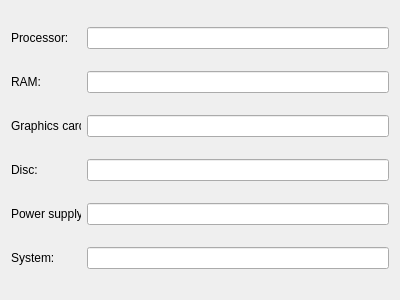
<?xml version="1.0" encoding="UTF-8"?>
<ui version="4.0">
 <class>AddEditComputerWidget</class>
 <widget class="QWidget" name="AddEditComputerWidget">
  <property name="geometry">
   <rect>
    <x>0</x>
    <y>0</y>
    <width>400</width>
    <height>300</height>
   </rect>
  </property>
  <property name="windowTitle">
   <string>XKOMX</string>
  </property>
  <layout class="QVBoxLayout" name="verticalLayout">
   <item>
    <layout class="QHBoxLayout" name="horizontalLayout">
     <item>
      <widget class="QLabel" name="lbProcessor">
       <property name="minimumSize">
        <size>
         <width>70</width>
         <height>0</height>
        </size>
       </property>
       <property name="maximumSize">
        <size>
         <width>70</width>
         <height>16777215</height>
        </size>
       </property>
       <property name="text">
        <string>Processor:</string>
       </property>
      </widget>
     </item>
     <item>
      <widget class="QLineEdit" name="leProcessor"/>
     </item>
    </layout>
   </item>
   <item>
    <layout class="QHBoxLayout" name="horizontalLayout_6">
     <item>
      <widget class="QLabel" name="lbRam">
       <property name="minimumSize">
        <size>
         <width>70</width>
         <height>0</height>
        </size>
       </property>
       <property name="maximumSize">
        <size>
         <width>70</width>
         <height>16777215</height>
        </size>
       </property>
       <property name="text">
        <string>RAM:</string>
       </property>
      </widget>
     </item>
     <item>
      <widget class="QLineEdit" name="leRam"/>
     </item>
    </layout>
   </item>
   <item>
    <layout class="QHBoxLayout" name="horizontalLayout_5">
     <item>
      <widget class="QLabel" name="lbGraphicsCard">
       <property name="minimumSize">
        <size>
         <width>70</width>
         <height>0</height>
        </size>
       </property>
       <property name="maximumSize">
        <size>
         <width>70</width>
         <height>16777215</height>
        </size>
       </property>
       <property name="text">
        <string>Graphics card:</string>
       </property>
      </widget>
     </item>
     <item>
      <widget class="QLineEdit" name="leGraphicsCard"/>
     </item>
    </layout>
   </item>
   <item>
    <layout class="QHBoxLayout" name="horizontalLayout_2">
     <item>
      <widget class="QLabel" name="lbDisc">
       <property name="minimumSize">
        <size>
         <width>70</width>
         <height>0</height>
        </size>
       </property>
       <property name="maximumSize">
        <size>
         <width>70</width>
         <height>16777215</height>
        </size>
       </property>
       <property name="text">
        <string>Disc:</string>
       </property>
      </widget>
     </item>
     <item>
      <widget class="QLineEdit" name="leDisc"/>
     </item>
    </layout>
   </item>
   <item>
    <layout class="QHBoxLayout" name="horizontalLayout_4">
     <item>
      <widget class="QLabel" name="lbPowerSupply">
       <property name="minimumSize">
        <size>
         <width>70</width>
         <height>0</height>
        </size>
       </property>
       <property name="maximumSize">
        <size>
         <width>70</width>
         <height>16777215</height>
        </size>
       </property>
       <property name="text">
        <string>Power supply:</string>
       </property>
      </widget>
     </item>
     <item>
      <widget class="QLineEdit" name="lePowerSupply"/>
     </item>
    </layout>
   </item>
   <item>
    <layout class="QHBoxLayout" name="horizontalLayout_3">
     <item>
      <widget class="QLabel" name="lbSystem">
       <property name="minimumSize">
        <size>
         <width>70</width>
         <height>0</height>
        </size>
       </property>
       <property name="maximumSize">
        <size>
         <width>70</width>
         <height>16777215</height>
        </size>
       </property>
       <property name="text">
        <string>System:</string>
       </property>
      </widget>
     </item>
     <item>
      <widget class="QLineEdit" name="leSystem"/>
     </item>
    </layout>
   </item>
  </layout>
 </widget>
 <resources/>
 <connections/>
</ui>
